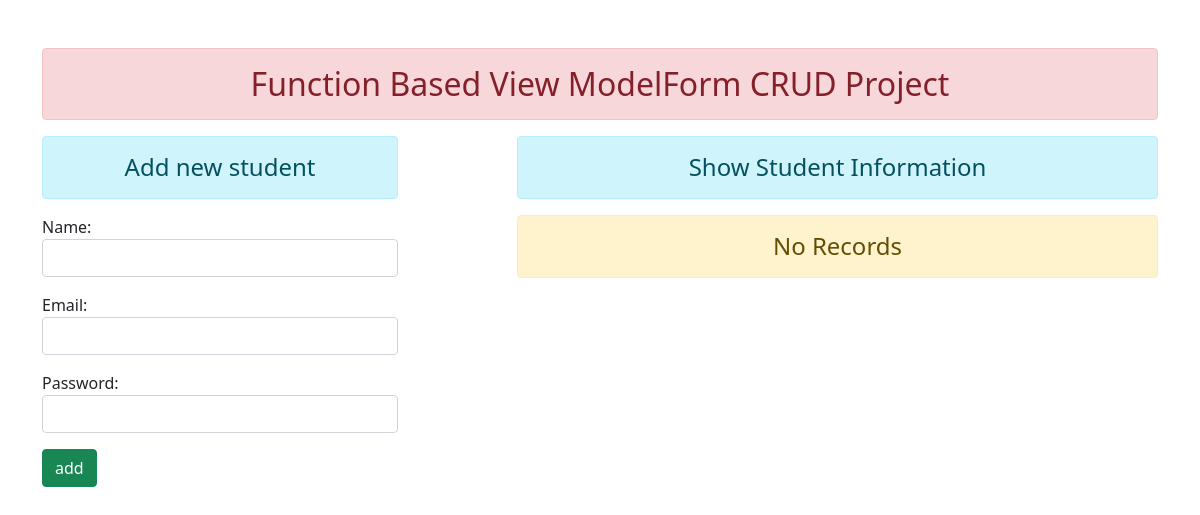
Before: / with the older database file.
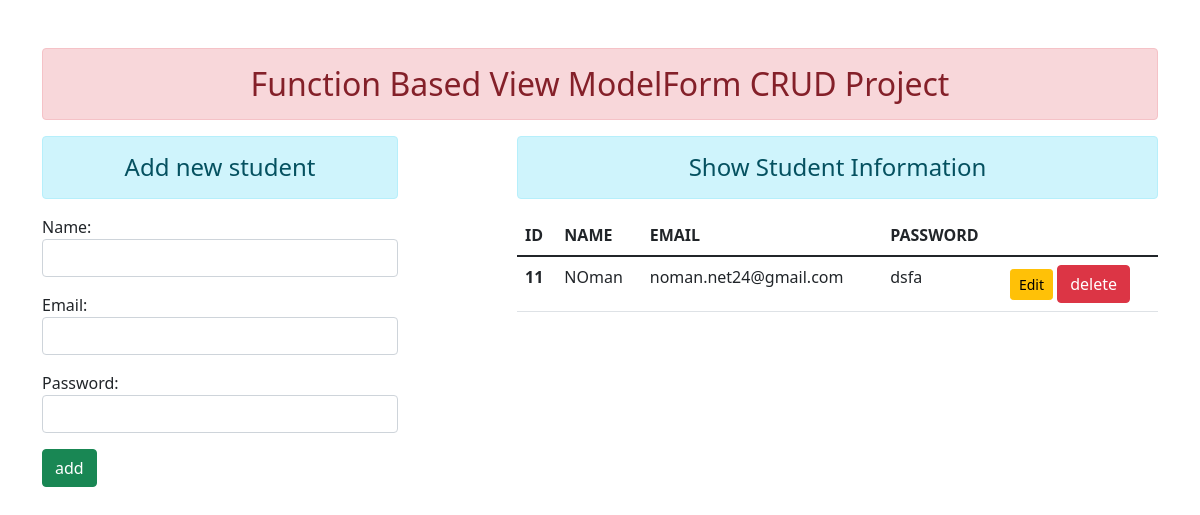
After: the same page with the newer database file.
### enroll/models.py (models this page shows)
class User(models.Model):
    name=models.CharField(max_length=100)
    email=models.EmailField(max_length=100)
    password=models.CharField(max_length=100)

### enroll/views.py (the view)
# urls.py: path('', views.add_show,name="addandshow"),
def add_show(request):
    if request.method=='POST':
        fm=StudentRegistration(request.POST)
        if fm.is_valid():
            nm= fm.cleaned_data['name']
            em= fm.cleaned_data['email']
            pw= fm.cleaned_data['password']
            reg=User(name=nm,email=em,password=pw)
            reg.save()
            fm=StudentRegistration()
    else:
       fm=StudentRegistration()
    stud=User.objects.all()
    return render(request,'enroll/addandshow.html',{'form':fm, 'stu':stud})

### enroll/forms.py
class StudentRegistration(forms.ModelForm):
    class Meta:
        model=User
        fields=['name','email','password']
        widgets={
            'name':forms.TextInput(attrs={'class':'form-control'}),
            'email':forms.EmailInput(attrs={'class':'form-control'}),
            'password':forms.PasswordInput(render_value=True,attrs={'class':'form-control'}),
        }

### enroll/templates/enroll/addandshow.html (shortened to what this page needs)
 {% extends 'enroll/base.html' %}
 {% block content %}
 <div class="row">
    <div class="col-sm-4">
        <h4 class= "text-center alert alert-info" > Add new student </h4>
        <form action="" method="POST">
             {{form.as_p}}
             <input type="submit" class="btn btn-success" value="add" >
         </form>
    </div>
    <div class="col-sm-7 offset-1">
        <h4 class= "text-center alert alert-info" > Show Student Information </h4>
        {% if stu %}
                <table class="table table-hover">
                    <thead>
                    <tr>
                        <th scope="col">ID</th>
                        <th scope="col">NAME</th>
                        <th scope="col">EMAIL</th>
                        <th scope="col">PASSWORD</th>
                    </tr>
                    </thead>
                    <tbody>
                        {% for st in stu  %}
                    <tr>
                        <th scope="row">{{st.id}}</th>
                        <td>{{st.name}}</td>
                        <td>{{st.email}}</td>
                        <td>{{st.password}}</td>
                        <td>
                            <a href="{% url 'updatedata' st.id %}" class=" btn btn-warning btn-sm ">Edit</a>
                            <form action="{% url 'deletedata' st.id %}" method="post" class="d-inline">
                                <input type="submit" class="btn btn-danger" value="delete" >
                            </form>
                        </td>
                    </tr>
                   {% endfor %}
                    </tbody>
                </table>
        {% else %}
        <h4 class= "text-center alert alert-warning" > No Records </h4>
        {% endif %}
    </div>
 </div>
 {% endblock content %}

### enroll/templates/enroll/base.html (shortened to what this page needs)
<!DOCTYPE html>
{% load static %}
<html lang="en">
<head>
    <link rel="stylesheet" href="{% static 'enroll/css/bootstrap.css' %}">
</head>
<body>
    <div class="container mt-5">
        <h2 class="text-center alert alert-danger">Function Based View ModelForm CRUD Project </h2>
        {% block content %}{% endblock content %}
    </div>
</body>
</html>

Changed rows visible on the page:
added User: id "11", name "NOman", email "noman.net24@gmail.com", password "dsfa"
Other visible differences:
text no longer shown: "No Records"
text now shown: "ID NAME EMAIL PASSWORD"
